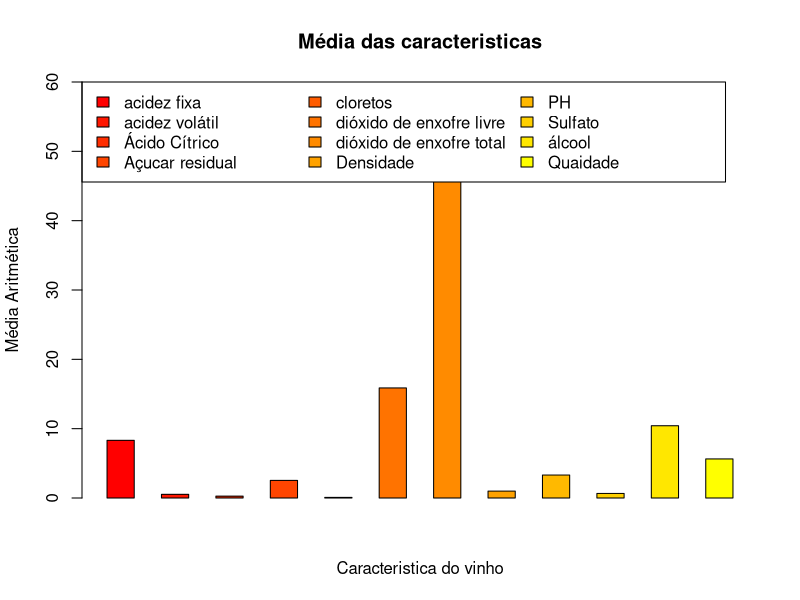
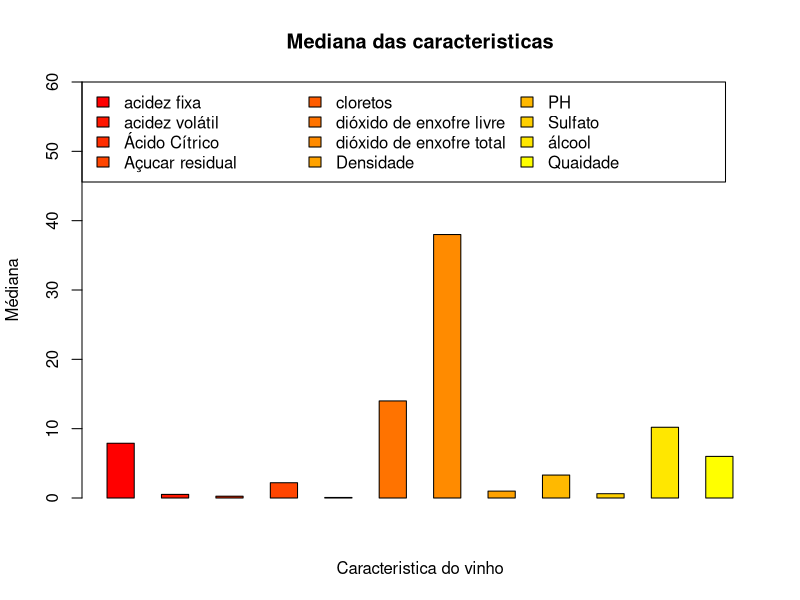
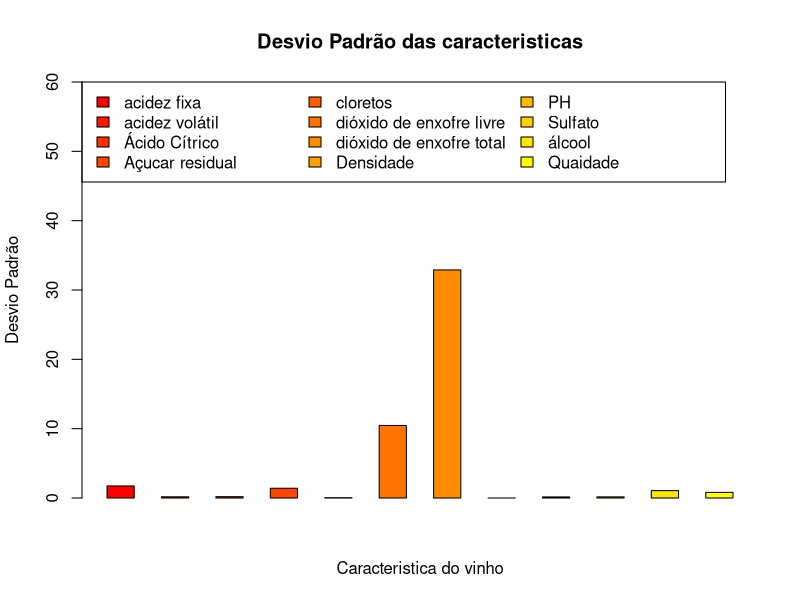
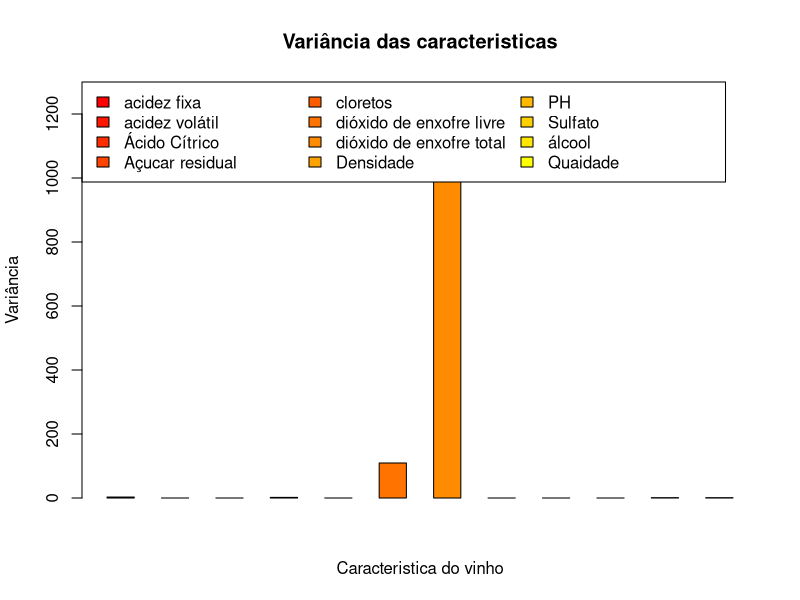
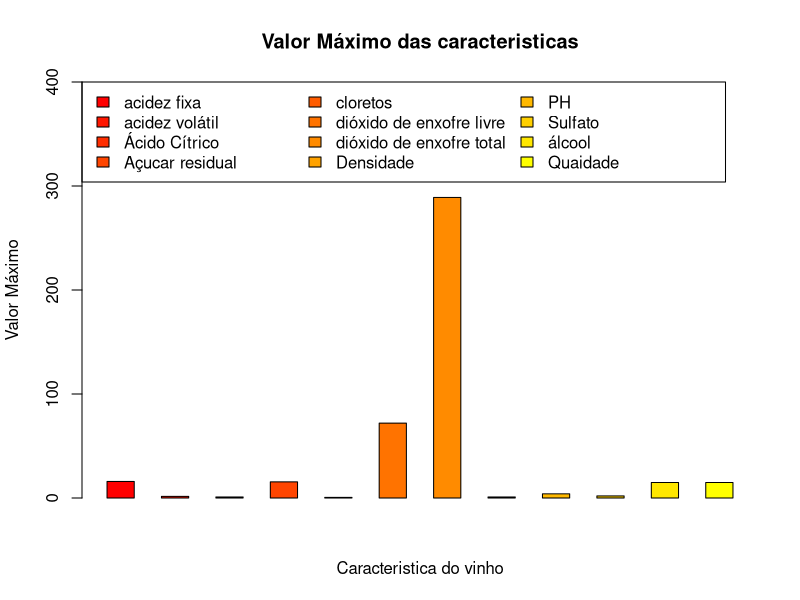
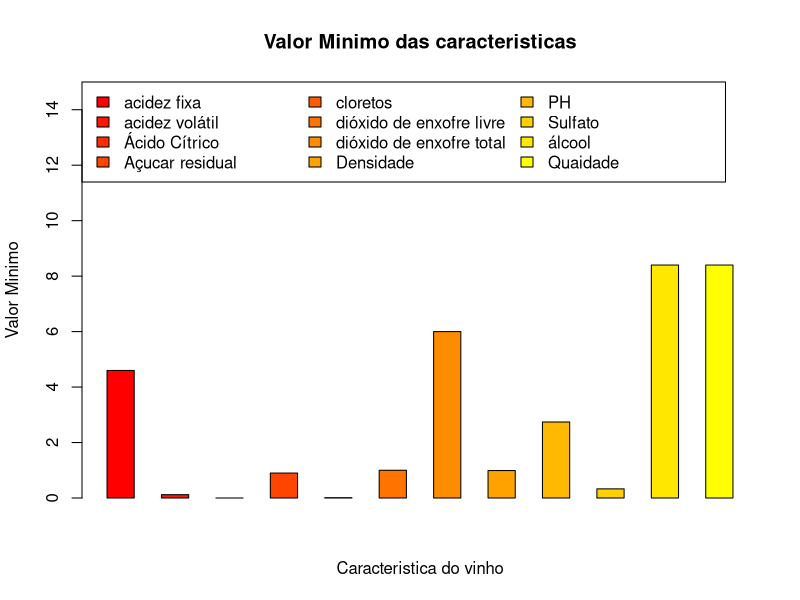

Reproduce these figures in R, in order.
library(tibble)
# set caminho dos dados
pathData <- '/home/felipe/Documentos/Analise de Dados/DCWine/DadosASeremAnalisados/food-wine-quality/data/'
setwd(pathData)

# -------------------------------------------------------------------------
#Ler dados de vinhos tintos
redWine <- data.frame(read.csv(file = 'winequality_red.csv'))

df_estatistica <- tibble(Nome="acidez fixa", Media=mean(redWine$fixed_acidity), Mediana=median(redWine$fixed_acidity),desvioPadrao=sd(redWine$fixed_acidity),varianca=var(redWine$fixed_acidity), Maior=max(redWine$fixed_acidity), Menor=min(redWine$fixed_acidity))
df_estatistica <- add_row(df_estatistica, Nome="acidez volátil", Media=mean(redWine$volatile_acidity), Mediana=median(redWine$volatile_acidity),desvioPadrao=sd(redWine$volatile_acidity),varianca=var(redWine$volatile_acidity), Maior=max(redWine$volatile_acidity), Menor=min(redWine$volatile_acidity))
df_estatistica <- add_row(df_estatistica, Nome="Ácido Cítrico", Media=mean(redWine$citric_acid), Mediana=median(redWine$citric_acid),desvioPadrao=sd(redWine$citric_acid),varianca=var(redWine$citric_acid), Maior=max(redWine$citric_acid), Menor=min(redWine$citric_acid))
df_estatistica <- add_row(df_estatistica, Nome="Açucar residual", Media=mean(redWine$residual_sugar), Mediana=median(redWine$residual_sugar),desvioPadrao=sd(redWine$residual_sugar),varianca=var(redWine$residual_sugar), Maior=max(redWine$residual_sugar), Menor=min(redWine$residual_sugar))
df_estatistica <- add_row(df_estatistica, Nome="cloretos", Media=mean(redWine$chlorides), Mediana=median(redWine$chlorides),desvioPadrao=sd(redWine$chlorides),varianca=var(redWine$chlorides), Maior=max(redWine$chlorides), Menor=min(redWine$chlorides))
df_estatistica <- add_row(df_estatistica, Nome="dióxido de enxofre livre", Media=mean(redWine$free_sulfur_dioxide), Mediana=median(redWine$free_sulfur_dioxide),desvioPadrao=sd(redWine$free_sulfur_dioxide),varianca=var(redWine$free_sulfur_dioxide), Maior=max(redWine$free_sulfur_dioxide), Menor=min(redWine$free_sulfur_dioxide))
df_estatistica <- add_row(df_estatistica, Nome="dióxido de enxofre total", Media=mean(redWine$total_sulfur_dioxide), Mediana=median(redWine$total_sulfur_dioxide),desvioPadrao=sd(redWine$total_sulfur_dioxide),varianca=var(redWine$total_sulfur_dioxide), Maior=max(redWine$total_sulfur_dioxide), Menor=min(redWine$total_sulfur_dioxide))
df_estatistica <- add_row(df_estatistica, Nome="Densidade", Media=mean(redWine$density), Mediana=median(redWine$density),desvioPadrao=sd(redWine$density),varianca=var(redWine$density), Maior=max(redWine$density), Menor=min(redWine$density))
df_estatistica <- add_row(df_estatistica, Nome="PH", Media=mean(redWine$ph), Mediana=median(redWine$ph),desvioPadrao=sd(redWine$ph),varianca=var(redWine$ph), Maior=max(redWine$ph), Menor=min(redWine$ph))
df_estatistica <- add_row(df_estatistica, Nome="Sulfato", Media=mean(redWine$sulphates), Mediana=median(redWine$sulphates),desvioPadrao=sd(redWine$sulphates),varianca=var(redWine$sulphates), Maior=max(redWine$sulphates), Menor=min(redWine$sulphates))
df_estatistica <- add_row(df_estatistica, Nome="álcool", Media=mean(redWine$alcohol), Mediana=median(redWine$alcohol),desvioPadrao=sd(redWine$alcohol),varianca=var(redWine$alcohol), Maior=max(redWine$alcohol), Menor=min(redWine$alcohol))
df_estatistica <- add_row(df_estatistica, Nome="Quaidade", Media=mean(redWine$quality), Mediana=median(redWine$quality),desvioPadrao=sd(redWine$quality),varianca=var(redWine$alcohol), Maior=max(redWine$alcohol), Menor=min(redWine$alcohol))
df_estatistica

# Grava dados no arquivo csv.
pathDataSaved = '/home/felipe/Documentos/Analise de Dados/DCWine/DadosGerados'
setwd(pathDataSaved)
fileName='EstatisticaRedWine.csv'
write.csv(x=df_estatistica, file=fileName)

corDegrade <- colorRampPalette(c("red","yellow")) # Degradê de vermelho para amarelo

caracteristica_vinho=as.matrix(df_estatistica[1])

pathplot='/home/felipe/Documentos/Analise de Dados/DCWine/Gráficos/Estatistica'
setwd(pathplot)

pathnameFile = 'MediaCaracteristicas.jpeg'

# Gráfico da Média das caracteristicas
jpeg(filename = pathnameFile, width = 800, height = 800, units = "px", pointsize = 12,
     quality = 75, bg = "white")
  barplot(t(as.matrix(df_estatistica[2])),beside=TRUE,
          xlab = "Caracteristica do vinho",
          ylab = "Média Aritmética",
          ylim = c(0, 60),
          legend = caracteristica_vinho,
          args.legend = list(x = "topleft", 
                             ncol=3),
          col = corDegrade(12),
          main = "Média das caracteristicas")
dev.off()

# Gráfico da Mediana das caracteristicas
pathnameFile = 'MedianaCaracteristicas.jpeg'

jpeg(filename = pathnameFile, width = 800, height = 800, units = "px", pointsize = 12,
     quality = 75, bg = "white")
barplot(t(as.matrix(df_estatistica[3])),beside=TRUE,
        xlab = "Caracteristica do vinho",
        ylab = "Médiana",
        ylim = c(0, 60),
        legend = caracteristica_vinho,
        args.legend = list(x = "topleft", 
                           ncol=3),
        col = corDegrade(12),
        main = "Mediana das caracteristicas")
dev.off()

# Gráfico da Desvio Padrão das caracteristicas
pathnameFile = 'DesvioPadraoCaracteristicas.jpeg'

jpeg(filename = pathnameFile, width = 800, height = 800, units = "px", pointsize = 12,
     quality = 75, bg = "white")
barplot(t(as.matrix(df_estatistica[4])),beside=TRUE,
        xlab = "Caracteristica do vinho",
        ylab = "Desvio Padrão",
        ylim = c(0, 60),
        legend = caracteristica_vinho,
        args.legend = list(x = "topleft", 
                           ncol=3),
        col = corDegrade(12),
        main = "Desvio Padrão das caracteristicas")
dev.off()

# Gráfico da Variância das caracteristicas
pathnameFile = 'VarianciaCaracteristicas.jpeg'

jpeg(filename = pathnameFile, width = 800, height = 800, units = "px", pointsize = 12,
     quality = 75, bg = "white")
barplot(t(as.matrix(df_estatistica[5])),beside=TRUE,
        xlab = "Caracteristica do vinho",
        ylab = "Variância",
        ylim = c(0, 1300),
        legend = caracteristica_vinho,
        args.legend = list(x = "topleft", 
                           ncol=3),
        col = corDegrade(12),
        main = "Variância das caracteristicas")
dev.off()

# Gráfico do valor máximo das caracteristicas
pathnameFile = 'MaiorValorCaracteristicas.jpeg'

jpeg(filename = pathnameFile, width = 800, height = 800, units = "px", pointsize = 12,
     quality = 75, bg = "white")
barplot(t(as.matrix(df_estatistica[6])),beside=TRUE,
        xlab = "Caracteristica do vinho",
        ylab = "Valor Máximo",
        ylim = c(0, 400),
        legend = caracteristica_vinho,
        args.legend = list(x = "topleft", 
                           ncol=3),
        col = corDegrade(12),
        main = "Valor Máximo das caracteristicas")
dev.off()

# Gráfico do valor minimo das caracteristicas
pathnameFile = 'MenorValorCaracteristicas.jpeg'

jpeg(filename = pathnameFile, width = 800, height = 800, units = "px", pointsize = 12,
     quality = 75, bg = "white")
barplot(t(as.matrix(df_estatistica[7])),beside=TRUE,
        xlab = "Caracteristica do vinho",
        ylab = "Valor Minimo",
        ylim = c(0, 15),
        legend = caracteristica_vinho,
        args.legend = list(x = "topleft", 
                           ncol=3),
        col = corDegrade(12),
        main = "Valor Minimo das caracteristicas")
dev.off()